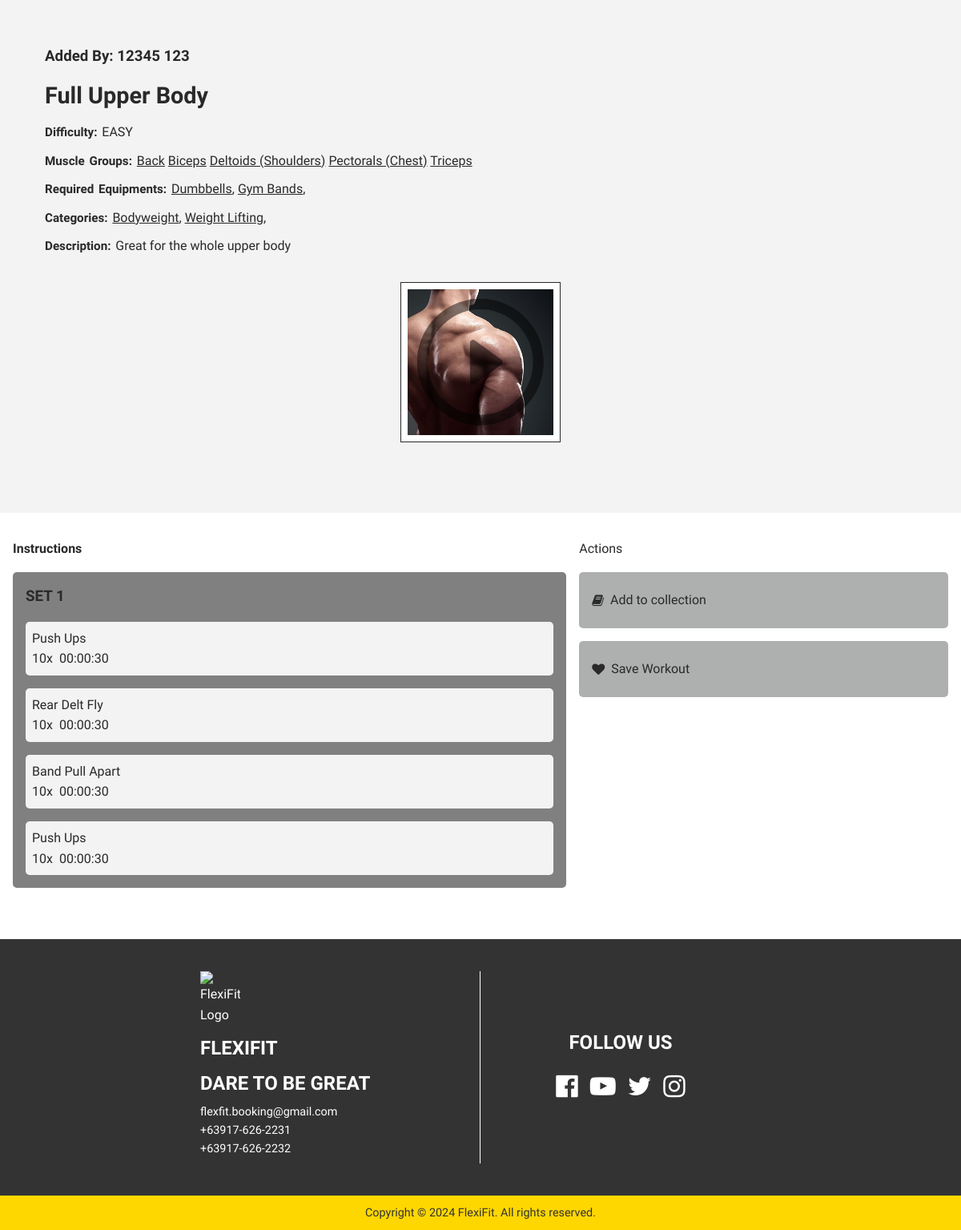
Page /workout.php?id=15 on the committed database.
### tables this page shows
CREATE TABLE `workout` (
  `ID` int(11) NOT NULL,
  `userID` int(11) NOT NULL,
  `workoutName` varchar(255) NOT NULL,
  `workoutPicUrl` varchar(500) NOT NULL,
  `workoutDescription` varchar(500) NOT NULL,
  `difficulty` varchar(255) NOT NULL DEFAULT '',
  `status` tinyint(1) NOT NULL DEFAULT 0,
  `dateCreated` datetime NOT NULL DEFAULT current_timestamp(),
  `dateUpdated` datetime DEFAULT NULL
);

CREATE TABLE `muscle` (
  `ID` int(11) NOT NULL,
  `muscle_name` varchar(255) NOT NULL,
  `muscle_description` text NOT NULL,
  `muscle_pic_url` varchar(500) NOT NULL,
  `date_created` datetime NOT NULL DEFAULT current_timestamp()
);

CREATE TABLE `equipment` (
  `ID` int(11) NOT NULL,
  `equipment_name` varchar(255) NOT NULL,
  `equipment_description` text NOT NULL,
  `equipment_pic_url` text NOT NULL,
  `dateCreated` date NOT NULL DEFAULT current_timestamp()
);

CREATE TABLE `category` (
  `ID` int(11) NOT NULL,
  `category_name` varchar(255) NOT NULL,
  `category_description` varchar(500) NOT NULL,
  `category_pic_url` varchar(500) NOT NULL,
  `dateCreated` date NOT NULL DEFAULT current_timestamp()
);

CREATE TABLE `workout_exercises` (
  `ID` int(11) NOT NULL,
  `workoutID` int(11) NOT NULL,
  `exerciseID` int(11) NOT NULL,
  `exerciseOrder` int(11) DEFAULT NULL,
  `reps` int(11) DEFAULT NULL,
  `duration` time DEFAULT NULL,
  `workoutSet` int(11) NOT NULL
);

CREATE TABLE `exercise` (
  `ID` int(11) NOT NULL,
  `userID` int(11) NOT NULL,
  `exerciseName` varchar(255) NOT NULL,
  `exercisePicUrl` varchar(500) NOT NULL,
  `exerciseVidUrl` text DEFAULT NULL,
  `description` varchar(500) NOT NULL,
  `status` tinyint(1) NOT NULL DEFAULT 0,
  `dateCreated` date NOT NULL DEFAULT current_timestamp()
);

### includes/workout.php (called while the page is built, shortened)
<?php
class Workout
{
    private $workoutId;
    private $conn;
    public function __construct($conn, $workoutId)
    {
        $this->conn = $conn;
        $this->workoutId = $workoutId;
    }
    public function get_workout_sets()
    {
        $stmt = $this->conn->prepare("SELECT DISTINCT `workoutSet` FROM `workout_exercises` WHERE workoutId = ? ORDER BY `workoutSet`");
        $stmt->bind_param("i", $this->workoutId);
        $stmt->execute();
        $result = $stmt->get_result();
        $workoutSets = [];
        while ($row = $result->fetch_assoc()) {
            $workoutSets[] = $row;
        }
        return $workoutSets;
    }
    public function get_workout()
    {
        $stmt = $this->conn->prepare("SELECT * FROM `workout` WHERE ID = ?");
        $stmt->bind_param("i", $this->workoutId);
        $stmt->execute();
        $result = $stmt->get_result();
        if ($result->num_rows > 0) {
            return $result->fetch_assoc();
        } else {
            return [];
        }
    }
    public function get_exercise($workoutSetNumber)
    {
        $stmt = $this->conn->prepare("SELECT `workout_exercises`.*, `exercise`.`exerciseName` FROM `workout_exercises` INNER JOIN `exercise` ON `workout_exercises`.`exerciseID` = `exercise`.`ID` WHERE `workout_exercises`.`workoutID` = ? AND `workout_exercises`.`workoutSet` = ?");
        $stmt->bind_param("ii", $this->workoutId, $workoutSetNumber);
        $stmt->execute();
        $result = $stmt->get_result();
        if ($result->num_rows > 0) {
            return $result->fetch_all(MYSQLI_ASSOC);
        } else {
            return [];
        }
    }
    public function get_equipments()
    {
        $query = "
        SELECT DISTINCT `equipment`.`ID`,`equipment`.`equipment_name`
        FROM `workout`
        JOIN `workout_exercises` ON `workout`.`ID` = `workout_exercises`.`workoutID`
        JOIN `exercise` ON `workout_exercises`.`exerciseID` = `exercise`.`ID`
        JOIN `exercise_equipment` ON `exercise`.`ID` = `exercise_equipment`.`exerciseID`
        JOIN `equipment` ON `exercise_equipment`.`equipmentID` = `equipment`.`ID`
        WHERE `workout`.`ID` = ?
        ORDER BY `equipment`.`equipment_name`;
        ";
        $stmt = $this->conn->prepare($query);
        $stmt->bind_param("i", $this->workoutId);
        $stmt->execute();
        $result = $stmt->get_result();
        $equipments = [];
        while ($row = $result->fetch_assoc()) {
            $equipments[] = $row;
        }
        return $equipments;
    }
    public function get_muscles()
    {
        $query = "
    SELECT DISTINCT `muscle`.`ID`, `muscle`.`muscle_name`
    FROM `workout`
    JOIN `workout_exercises` ON `workout`.`ID` = `workout_exercises`.`workoutID`
    JOIN `exercise` ON `workout_exercises`.`exerciseID` = `exercise`.`ID`
    JOIN `exercise_muscle` ON `exercise`.`ID` = `exercise_muscle`.`exerciseID`
    JOIN `muscle` ON `exercise_muscle`.`muscleID` = `muscle`.`ID`
    WHERE `workout`.`ID` = ?
    ORDER BY `muscle`.`muscle_name`;
    ";
        $stmt = $this->conn->prepare($query);
        $stmt->bind_param("i", $this->workoutId);
        $stmt->execute();
        $result = $stmt->get_result();
        $muscles = [];
        while ($row = $result->fetch_assoc()) {
            $muscles[] = $row;
        }
        return $muscles;
    }
    public function get_categories()
    {
        $query = "
    SELECT DISTINCT `category`.`ID`, `category`.`category_name`
    FROM `workout`
    JOIN `workout_exercises` ON `workout`.`ID` = `workout_exercises`.`workoutID`
    JOIN `exercise` ON `workout_exercises`.`exerciseID` = `exercise`.`ID`
    JOIN `exercise_category` ON `exercise`.`ID` = `exercise_category`.`exerciseID`
    JOIN `category` ON `exercise_category`.`categoryID` = `category`.`ID`
    WHERE `workout`.`ID` = ?
    ORDER BY `category`.`category_name`;
    ";
        $stmt = $this->conn->prepare($query);
        $stmt->bind_param("i", $this->workoutId);
        $stmt->execute();
        $result = $stmt->get_result();
        $categories = [];
        while ($row = $result->fetch_assoc()) {
            $categories[] = $row;
        }
        return $categories;
    }
    public function get_workout_creator_info()
    {
        $query = "
    SELECT
        CONCAT(`user`.`firstName`, ' ', `user`.`lastName`) AS creator_name,
        `user`.`role` AS creator_role
    FROM `user`
    INNER JOIN `workout` ON `user`.`ID` = `workout`.`userID`
    WHERE `workout`.`ID` = ?
    LIMIT 1;
    ";
        $stmt = $this->conn->prepare($query);
        $stmt->bind_param("i", $this->workoutId);
        $stmt->execute();
        $result = $stmt->get_result();
        if ($result->num_rows > 0) {
            $creatorInfo = $result->fetch_assoc();
            return $creatorInfo;
        }
        return [
            'creator_name' => 'Unknown Creator',
            'creator_role' => null
        ];
    }
}

### includes/auth.php (called while the page is built, shortened)
<?php
if (!isset($isLoggedIn)) {
    $isLoggedIn = isset($_SESSION['id']);
}

### workout.php (the view, shortened to what this page needs)
<?php
require_once("./includes/auth.php");
isset($_GET['id']) && !empty($_GET['id']) ? $workoutID = $_GET['id'] : header("location: ./explore-workouts.php");
?>
<?php
require_once "./includes/workout.php";
$workout = new Workout($conn, $workoutID);
if ($workout->check_id() === true) {
    $workoutSetsList = $workout->get_workout_sets();
    $workoutDetails = $workout->get_workout();
    $creatorDetails = $workout->get_workout_creator_info();
    $muscleList = $workout->get_muscles();
    $equipmentList = $workout->get_equipments();
    $categoryList = $workout->get_categories();
} else {
    header("location: ./explore-workouts.php");
    exit();
};
?>
<!DOCTYPE html>
<html lang="en">
<head>
    <?php require_once "./components/global_css.php" ?>
    <link rel="stylesheet" href="./css/header.css">
    <link rel="stylesheet" href="./css/admin-modals.css">
    <link rel="stylesheet" href="./css/workout-page.css">
</head>
<body>
    <header class="header">
        <div class="header-details">
            <div class="header-content">
                <div class="header-list">
                    <h3>Added By: <?= $creatorDetails['creator_name'] ?></h3>
                </div>
                <h1><?= htmlspecialchars($workoutDetails['workoutName']) ?></h1>
                <div class="header-list">
                    <p>Difficulty: </p>
                    <?= strtoupper($workoutDetails['difficulty']) ?>
                </div>
                <div class="header-list">
                    <p>Muscle Groups: </p>
                    <?php foreach ($muscleList as $muscle): ?>
                        <a href="./explore-workouts.php?muscle-id=<?= htmlspecialchars($muscle['ID']) ?>">
                            <u><?= htmlspecialchars($muscle['muscle_name']) ?></u>
                        </a>
                    <?php endforeach; ?>
                </div>
                <div class="header-list">
                    <p>Required Equipments: </p>
                    <?php foreach ($equipmentList as $equipment): ?>
                        <a href="./explore-workouts.php?equipment-id=<?= htmlspecialchars($equipment['ID']) ?>">
                            <u><?= htmlspecialchars($equipment['equipment_name']) ?></u>,
                        </a>
                    <?php endforeach; ?>
                </div>
                <div class="header-list">
                    <p>Categories: </p>
                    <?php foreach ($categoryList as $category): ?>
                        <a href="./explore-workouts.php?category-id=<?= htmlspecialchars($category['ID']) ?>">
                            <u><?= htmlspecialchars($category['category_name']) ?></u>,
                        </a>
                    <?php endforeach; ?>
                </div>
                <div class="header-list">
                    <p>Description: </p>
                    <?php echo (empty($workoutDetails['workoutDescription']) ? "No Description" : htmlspecialchars($workoutDetails['workoutDescription'])) ?>
                </div>
            </div>
            <div class="header-background">
                <a href="workout-play.php?id=<?= htmlspecialchars($workoutID) ?>">
                    <img src="./admin/images/workouts/play-button.png" class="absolute" />
                </a>
            </div>
        </div>
    </header>
    <div class="main-container">
        <div class="workout-content">
            <div class="workout-left">
                <p><b>Instructions</b></p>
                <div class="exercise-container">
                    <?php
                    foreach ($workoutSetsList as $workoutSet):
                        $workoutSetNumber = $workoutSet['workoutSet'];
                        $workoutExerciseList = $workout->get_exercise($workoutSetNumber);
                    ?>
                        <h3>SET <?= $workoutSetNumber ?></h3>
                        <?php foreach ($workoutExerciseList as $workoutExercise): ?>
                            <div class="exercise">
                                <p><?= $workoutExercise['exerciseName'] ?></p>
                                <div class="exercise-description">
                                    <p><?= $workoutExercise['reps'] !== 0 ? $workoutExercise['reps'] . "x" : 'No reps' ?></p>
                                    <p><?= $workoutExercise['duration'] !== "00:00:00" ? $workoutExercise['duration'] : 'No duration'  ?></p>
                                </div>
                            </div>
                        <?php endforeach; ?>
                    <?php endforeach; ?>
                </div>
            </div>
            <div class="workout-right">
                <p>Actions</p>
                <div class="action-list">
                    <div class="action-button <?= $isLoggedIn ? 'filterOpen' : '' ?>" data-target="add-workout-collection" id="save-to-collection">
                        <i class="fa fa-book" aria-hidden="true" id="add-to-collection"></i>
                        <p>Add to collection</p>
                    </div>
                    <div class="action-button <?= isset($savedStatus) && $savedStatus === true ? 'saved' : '' ?>" id="save-workout">
                        <i class="fa fa-heart" aria-hidden="true"></i>
                        <p>Save Workout</p>
                    </div>
                </div>
            </div>
        </div>
    </div>
    <?php require_once "./components/footer.php" ?>
</body>
</html>

### css/header.css (style rules this page uses)
.header { width: 100%; height: 400px; min-height: fit-content; color: var(--black); background-color: var(--light-grey); display: flex; justify-content: center; align-items: center; }
.header-details { width: 1200px; height: fit-content; max-width: 100%; display: flex; justify-content: space-between; text-align: justify; padding: 2rem; gap: 1rem; }
.header-content { max-width: 100%; display: flex; flex-direction: column; align-items: flex-start; gap: 1rem; }
.header-background { align-self: center; height: 300px; width: 300px; min-width: 300px; min-height: 300px; border: 1px solid var(--black); padding: 0.5rem; background-color: white; }
.header-background img { height: 100%; width: 100%; object-fit: cover; }
.header-content h1 { font-size: 2.5rem; margin: 0; color: var(--black); }
.header-content p { word-spacing: 2px; max-width: 400px; }
.header-list p { display: inline; }
@media only screen and (max-width: 1200px) { .header-details { flex-wrap: wrap; justify-content: center; } }

### css/admin-modals.css (style rules this page uses)
:root { --dark-background: rgba(0, 0, 0, 0.3); }

### css/workout-page.css (style rules this page uses)
.header { width: 100%; height: 400px; min-height: fit-content; display: flex; justify-content: center; color: var(--black); text-align: left; padding: 2rem; }
.header-content { height: fit-content; width: 1200px; max-width: 100%; display: flex; flex-direction: column; align-items: flex-start; gap: 1rem; }
.header-background { position: relative; align-self: center; height: 300px; width: 300px; min-width: 300px; min-height: 300px; padding: 0.5rem; }
.header-background img { height: 100%; width: 100%; object-fit: cover; }
.header-background a > img { filter: opacity(0.5); }
.header-background a { position: absolute; width: 80%; height: 80%; top: 50%; left: 50%; transform: translate(-50%, -50%); }
.header-content h1 { font-size: 2.5rem; margin: 0; }
.header-content p { font-weight: bold; word-spacing: 2px; }
.header-list p { display: inline; }
.workout-content { display: grid; grid-template-columns: 0.6fr 0.4fr; gap: 1rem; }
.workout-left, .workout-right { display: flex; flex-direction: column; gap: 1rem; }
.exercise-container { display: flex; flex-direction: column; background-color: gray; width: 100%; height: fit-content; border-radius: 5px; padding: 1rem; gap: 1rem; }
.exercise { display: flex; flex-direction: column; background-color: var(--light-grey); border-radius: 5px; padding: 0.5em; }
.exercise-description { display: flex; gap: 0.5rem; }
.action-list { display: flex; flex-direction: column; gap: 1rem; }
.action-button { padding: 1rem; width: 100%; height: 70px; background-color: var(--dark-grey); border-radius: 5px; display: flex; align-items: center; gap: 0.5rem; cursor: pointer; }
@media only screen and (max-width: 1200px) { .header { flex-direction: column-reverse; align-items: center; height: auto; text-align: center; padding: 1.5rem; } }
@media only screen and (max-width: 1200px) { .header-content { width: 100%; align-items: start; text-align: start; gap: 10px; } }
@media only screen and (max-width: 1200px) { .header-background { width: 200px; height: 200px; min-width: 200px; min-height: 200px; margin-top: 1rem; margin-bottom: 2rem; } }
@media only screen and (max-width: 1200px) { .header-content h1 { font-size: 1.8rem; } }
@media only screen and (max-width: 1200px) { .header-content p { font-size: 0.95rem; } }

### rows in the picture
workout: workoutName "Full Upper Body", difficulty "EASY", workoutDescription "Great for the whole upper body"
muscle: muscle_name "Back"
muscle: muscle_name "Biceps"
muscle: muscle_name "Deltoids (Shoulders)"
muscle: muscle_name "Pectorals (Chest)"
muscle: muscle_name "Triceps"
equipment: equipment_name "Dumbbells"
equipment: equipment_name "Gym Bands"
category: category_name "Bodyweight"
category: category_name "Weight Lifting"
workout_exercises: exerciseID.exerciseName "Push Ups", reps "10", duration "00:00:30"
workout_exercises: exerciseID.exerciseName "Rear Delt Fly", reps "10", duration "00:00:30"
workout_exercises: exerciseID.exerciseName "Band Pull Apart", reps "10", duration "00:00:30"
workout_exercises: exerciseID.exerciseName "Push Ups", reps "10", duration "00:00:30"

### other values in the picture
$creatorDetails['creator_name'] "12345 123"
$workoutSetNumber "1"
